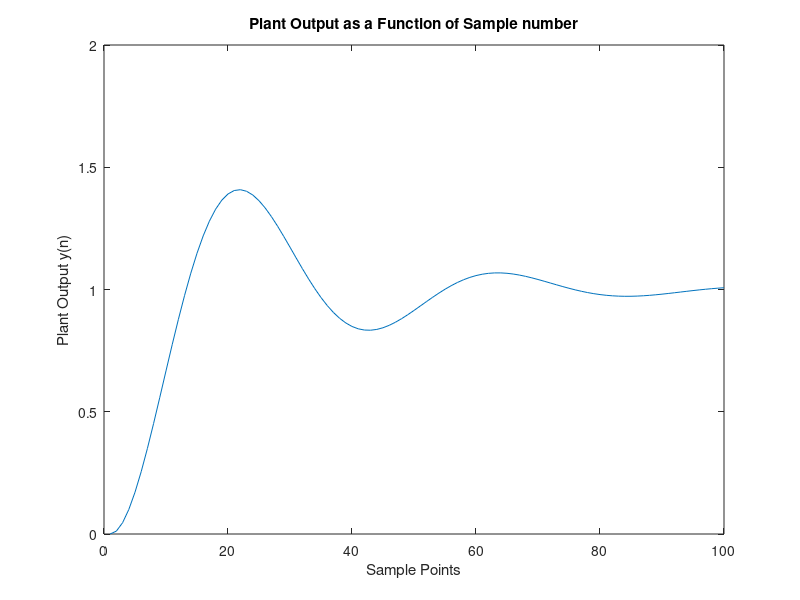
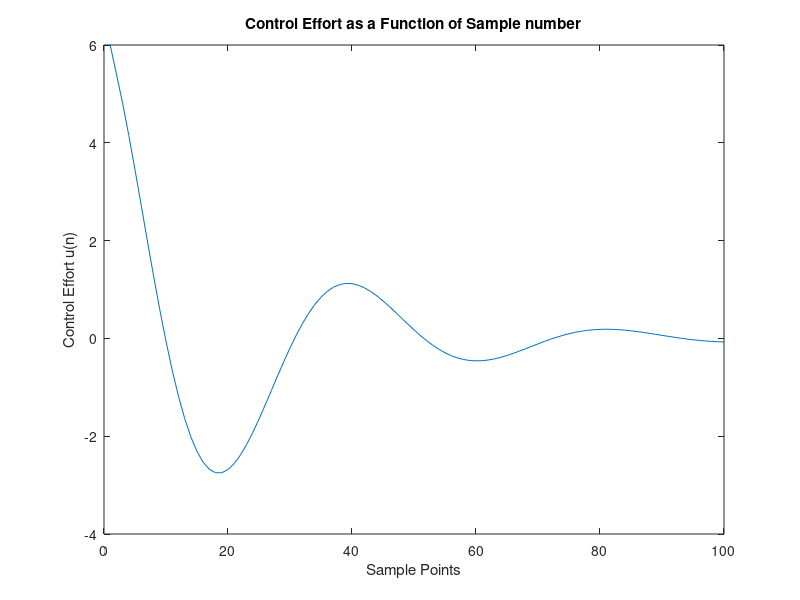

MATLAB code for these plots, in order:
yold = 0; yolder = 0; uold = 0; uolder = 0; eold = 0; r = 1; vec = [];
for i = 1:100,
    e = r - yold;
    u = 0.8812*uold+6*(e-0.9802*eold);
    y = 1.9802*yold - 0.9802*yolder + 0.00199*uold + 0.001977*uolder;
    vec = [vec; [u,y]];
    uolder = uold; uold = u; yolder = yold; yold = y; eold = e;
end

plot(vec(:,2))
xlabel('Sample Points')
ylabel('Plant Output y(n)')
title('Plant Output as a Function of Sample number')
pause
print -dps 
plot(vec(:,1))
xlabel('Sample Points')
ylabel('Control Effort u(n)')
title('Control Effort as a Function of Sample number')
pause
print -dps 
